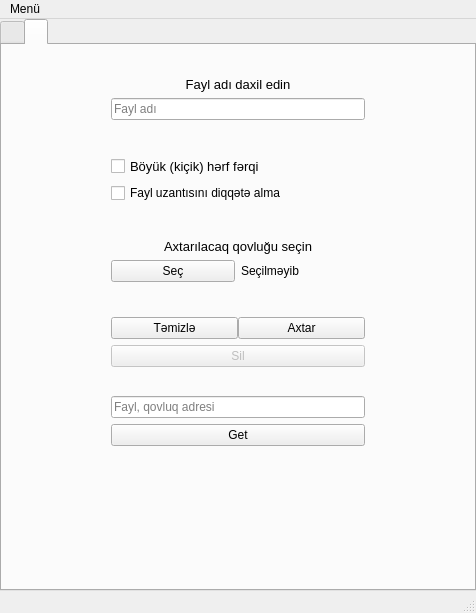
<?xml version="1.0" encoding="UTF-8"?>
<ui version="4.0">
 <class>MainWindow</class>
 <widget class="QMainWindow" name="MainWindow">
  <property name="geometry">
   <rect>
    <x>0</x>
    <y>0</y>
    <width>476</width>
    <height>613</height>
   </rect>
  </property>
  <property name="minimumSize">
   <size>
    <width>476</width>
    <height>500</height>
   </size>
  </property>
  <property name="maximumSize">
   <size>
    <width>600</width>
    <height>700</height>
   </size>
  </property>
  <property name="windowTitle">
   <string>MainWindow</string>
  </property>
  <property name="windowIcon">
   <iconset resource="icons.qrc">
    <normaloff>:/icons/icons/folder (1).png</normaloff>:/icons/icons/folder (1).png</iconset>
  </property>
  <widget class="QWidget" name="centralwidget">
   <layout class="QGridLayout" name="gridLayout">
    <property name="leftMargin">
     <number>0</number>
    </property>
    <property name="topMargin">
     <number>0</number>
    </property>
    <property name="rightMargin">
     <number>0</number>
    </property>
    <property name="bottomMargin">
     <number>0</number>
    </property>
    <property name="spacing">
     <number>0</number>
    </property>
    <item row="0" column="0">
     <widget class="QTabWidget" name="tabWidget">
      <property name="cursor">
       <cursorShape>ArrowCursor</cursorShape>
      </property>
      <property name="focusPolicy">
       <enum>Qt::NoFocus</enum>
      </property>
      <property name="contextMenuPolicy">
       <enum>Qt::DefaultContextMenu</enum>
      </property>
      <property name="toolTip">
       <string/>
      </property>
      <property name="currentIndex">
       <number>1</number>
      </property>
      <property name="iconSize">
       <size>
        <width>60</width>
        <height>25</height>
       </size>
      </property>
      <property name="elideMode">
       <enum>Qt::ElideLeft</enum>
      </property>
      <property name="documentMode">
       <bool>false</bool>
      </property>
      <property name="tabsClosable">
       <bool>false</bool>
      </property>
      <property name="movable">
       <bool>true</bool>
      </property>
      <property name="tabBarAutoHide">
       <bool>false</bool>
      </property>
      <widget class="QWidget" name="tab">
       <attribute name="icon">
        <iconset resource="icons.qrc">
         <normaloff>:/icons/icons/folder (2).png</normaloff>:/icons/icons/folder (2).png</iconset>
       </attribute>
       <attribute name="title">
        <string/>
       </attribute>
       <attribute name="toolTip">
        <string>Faylları kopyala, sil</string>
       </attribute>
       <layout class="QGridLayout" name="gridLayout_2">
        <item row="0" column="0">
         <layout class="QVBoxLayout" name="verticalLayout_2">
          <property name="leftMargin">
           <number>100</number>
          </property>
          <property name="topMargin">
           <number>23</number>
          </property>
          <property name="rightMargin">
           <number>100</number>
          </property>
          <property name="bottomMargin">
           <number>15</number>
          </property>
          <item>
           <widget class="QLabel" name="combo_lbl">
            <property name="sizePolicy">
             <sizepolicy hsizetype="Minimum" vsizetype="Fixed">
              <horstretch>0</horstretch>
              <verstretch>0</verstretch>
             </sizepolicy>
            </property>
            <property name="font">
             <font>
              <pointsize>10</pointsize>
             </font>
            </property>
            <property name="text">
             <string>Kopyalanacaq fayl tipini seçin</string>
            </property>
            <property name="alignment">
             <set>Qt::AlignCenter</set>
            </property>
           </widget>
          </item>
          <item>
           <layout class="QHBoxLayout" name="horizontalLayout_2">
            <item>
             <widget class="QRadioButton" name="select_radio_btn">
              <property name="font">
               <font>
                <pointsize>10</pointsize>
               </font>
              </property>
              <property name="cursor">
               <cursorShape>PointingHandCursor</cursorShape>
              </property>
              <property name="text">
               <string>Seçəcəm</string>
              </property>
              <property name="checked">
               <bool>true</bool>
              </property>
             </widget>
            </item>
            <item>
             <widget class="QRadioButton" name="includ_radio_btn">
              <property name="font">
               <font>
                <pointsize>10</pointsize>
               </font>
              </property>
              <property name="cursor">
               <cursorShape>PointingHandCursor</cursorShape>
              </property>
              <property name="text">
               <string>Daxil edəcəm</string>
              </property>
             </widget>
            </item>
           </layout>
          </item>
          <item>
           <layout class="QHBoxLayout" name="horizontalLayout_4">
            <item>
             <widget class="QComboBox" name="combo">
              <property name="sizePolicy">
               <sizepolicy hsizetype="Minimum" vsizetype="Fixed">
                <horstretch>0</horstretch>
                <verstretch>0</verstretch>
               </sizepolicy>
              </property>
             </widget>
            </item>
            <item>
             <widget class="QLineEdit" name="include_line_edit">
              <property name="enabled">
               <bool>false</bool>
              </property>
              <property name="sizePolicy">
               <sizepolicy hsizetype="Preferred" vsizetype="Fixed">
                <horstretch>0</horstretch>
                <verstretch>0</verstretch>
               </sizepolicy>
              </property>
             </widget>
            </item>
           </layout>
          </item>
          <item>
           <spacer name="verticalSpacer_7">
            <property name="orientation">
             <enum>Qt::Vertical</enum>
            </property>
            <property name="sizeHint" stdset="0">
             <size>
              <width>20</width>
              <height>40</height>
             </size>
            </property>
           </spacer>
          </item>
          <item>
           <widget class="QLabel" name="open_up_lbl">
            <property name="sizePolicy">
             <sizepolicy hsizetype="Preferred" vsizetype="Fixed">
              <horstretch>0</horstretch>
              <verstretch>0</verstretch>
             </sizepolicy>
            </property>
            <property name="font">
             <font>
              <pointsize>10</pointsize>
             </font>
            </property>
            <property name="text">
             <string>Axtarılacaq qovluğu seçin</string>
            </property>
            <property name="alignment">
             <set>Qt::AlignCenter</set>
            </property>
           </widget>
          </item>
          <item>
           <layout class="QHBoxLayout" name="horizontalLayout_10">
            <property name="spacing">
             <number>6</number>
            </property>
            <property name="sizeConstraint">
             <enum>QLayout::SetFixedSize</enum>
            </property>
            <property name="topMargin">
             <number>0</number>
            </property>
            <item>
             <widget class="QPushButton" name="open_btn">
              <property name="font">
               <font>
                <family>Segoe UI</family>
                <bold>false</bold>
               </font>
              </property>
              <property name="text">
               <string>Seç</string>
              </property>
             </widget>
            </item>
            <item>
             <widget class="QLabel" name="open_lbl">
              <property name="text">
               <string>Seçilməyib</string>
              </property>
             </widget>
            </item>
           </layout>
          </item>
          <item>
           <spacer name="verticalSpacer">
            <property name="orientation">
             <enum>Qt::Vertical</enum>
            </property>
            <property name="sizeHint" stdset="0">
             <size>
              <width>20</width>
              <height>40</height>
             </size>
            </property>
           </spacer>
          </item>
          <item>
           <widget class="QLabel" name="exception_folder_up_lbl">
            <property name="sizePolicy">
             <sizepolicy hsizetype="Preferred" vsizetype="Fixed">
              <horstretch>0</horstretch>
              <verstretch>0</verstretch>
             </sizepolicy>
            </property>
            <property name="font">
             <font>
              <pointsize>10</pointsize>
             </font>
            </property>
            <property name="text">
             <string>Axtarılmayacaq qovluqlar seçin (istəyə bağlı)</string>
            </property>
            <property name="alignment">
             <set>Qt::AlignCenter</set>
            </property>
           </widget>
          </item>
          <item>
           <layout class="QHBoxLayout" name="horizontalLayout_11">
            <item>
             <widget class="QPushButton" name="exception_folder_btn">
              <property name="enabled">
               <bool>false</bool>
              </property>
              <property name="font">
               <font>
                <bold>false</bold>
               </font>
              </property>
              <property name="text">
               <string>Seç</string>
              </property>
             </widget>
            </item>
            <item>
             <widget class="QLabel" name="exception_folder_lbl">
              <property name="text">
               <string>Seçilməyib</string>
              </property>
             </widget>
            </item>
           </layout>
          </item>
          <item>
           <spacer name="verticalSpacer_8">
            <property name="orientation">
             <enum>Qt::Vertical</enum>
            </property>
            <property name="sizeHint" stdset="0">
             <size>
              <width>20</width>
              <height>40</height>
             </size>
            </property>
           </spacer>
          </item>
          <item>
           <widget class="QLabel" name="exception_file_up_lbl">
            <property name="sizePolicy">
             <sizepolicy hsizetype="Preferred" vsizetype="Fixed">
              <horstretch>0</horstretch>
              <verstretch>0</verstretch>
             </sizepolicy>
            </property>
            <property name="font">
             <font>
              <pointsize>10</pointsize>
             </font>
            </property>
            <property name="text">
             <string>İstisna fayllar seçin (istəyə bağlı)</string>
            </property>
            <property name="alignment">
             <set>Qt::AlignCenter</set>
            </property>
           </widget>
          </item>
          <item>
           <layout class="QHBoxLayout" name="horizontalLayout_12">
            <item>
             <widget class="QPushButton" name="exception_file_btn">
              <property name="enabled">
               <bool>false</bool>
              </property>
              <property name="font">
               <font>
                <bold>false</bold>
               </font>
              </property>
              <property name="text">
               <string>Seç</string>
              </property>
             </widget>
            </item>
            <item>
             <widget class="QLabel" name="exception_file_lbl">
              <property name="text">
               <string>Seçilməyib</string>
              </property>
             </widget>
            </item>
           </layout>
          </item>
          <item>
           <spacer name="verticalSpacer_9">
            <property name="orientation">
             <enum>Qt::Vertical</enum>
            </property>
            <property name="sizeHint" stdset="0">
             <size>
              <width>20</width>
              <height>40</height>
             </size>
            </property>
           </spacer>
          </item>
          <item>
           <widget class="QLabel" name="create_file_up_lbl">
            <property name="sizePolicy">
             <sizepolicy hsizetype="Preferred" vsizetype="Fixed">
              <horstretch>0</horstretch>
              <verstretch>0</verstretch>
             </sizepolicy>
            </property>
            <property name="font">
             <font>
              <pointsize>10</pointsize>
             </font>
            </property>
            <property name="text">
             <string>Faylların kopyalanacağı yeri seçin</string>
            </property>
            <property name="alignment">
             <set>Qt::AlignCenter</set>
            </property>
           </widget>
          </item>
          <item>
           <layout class="QHBoxLayout" name="horizontalLayout_13">
            <item>
             <widget class="QPushButton" name="create_btn">
              <property name="enabled">
               <bool>false</bool>
              </property>
              <property name="font">
               <font>
                <bold>false</bold>
               </font>
              </property>
              <property name="text">
               <string>Seç</string>
              </property>
             </widget>
            </item>
            <item>
             <widget class="QLabel" name="create_file_lbl">
              <property name="text">
               <string>Seçilməyib</string>
              </property>
             </widget>
            </item>
           </layout>
          </item>
          <item>
           <spacer name="verticalSpacer_10">
            <property name="orientation">
             <enum>Qt::Vertical</enum>
            </property>
            <property name="sizeHint" stdset="0">
             <size>
              <width>20</width>
              <height>40</height>
             </size>
            </property>
           </spacer>
          </item>
          <item>
           <layout class="QHBoxLayout" name="horizontalLayout_15">
            <item>
             <widget class="QPushButton" name="clear_btn">
              <property name="font">
               <font>
                <bold>false</bold>
               </font>
              </property>
              <property name="text">
               <string>Təmizlə</string>
              </property>
             </widget>
            </item>
            <item>
             <widget class="QPushButton" name="search_btn">
              <property name="font">
               <font>
                <bold>false</bold>
               </font>
              </property>
              <property name="text">
               <string>Axtar</string>
              </property>
             </widget>
            </item>
           </layout>
          </item>
          <item>
           <widget class="QPushButton" name="copy_btn">
            <property name="enabled">
             <bool>false</bool>
            </property>
            <property name="font">
             <font>
              <bold>false</bold>
             </font>
            </property>
            <property name="text">
             <string>Kopyala</string>
            </property>
           </widget>
          </item>
          <item>
           <widget class="QPushButton" name="delete_btn">
            <property name="enabled">
             <bool>false</bool>
            </property>
            <property name="font">
             <font>
              <bold>false</bold>
             </font>
            </property>
            <property name="text">
             <string>Sil</string>
            </property>
           </widget>
          </item>
         </layout>
        </item>
       </layout>
      </widget>
      <widget class="QWidget" name="tab_2">
       <attribute name="icon">
        <iconset resource="icons.qrc">
         <normaloff>:/icons/icons/document.png</normaloff>:/icons/icons/document.png</iconset>
       </attribute>
       <attribute name="title">
        <string/>
       </attribute>
       <attribute name="toolTip">
        <string>Fayl tap, sil</string>
       </attribute>
       <layout class="QGridLayout" name="gridLayout_5">
        <item row="0" column="0">
         <layout class="QVBoxLayout" name="verticalLayout" stretch="0,0,0,0,0,0,0,0,0,0,0,0,0,0,0">
          <property name="spacing">
           <number>6</number>
          </property>
          <property name="leftMargin">
           <number>100</number>
          </property>
          <property name="topMargin">
           <number>0</number>
          </property>
          <property name="rightMargin">
           <number>100</number>
          </property>
          <property name="bottomMargin">
           <number>134</number>
          </property>
          <item>
           <spacer name="verticalSpacer_6">
            <property name="orientation">
             <enum>Qt::Vertical</enum>
            </property>
            <property name="sizeHint" stdset="0">
             <size>
              <width>20</width>
              <height>40</height>
             </size>
            </property>
           </spacer>
          </item>
          <item>
           <widget class="QLabel" name="label">
            <property name="sizePolicy">
             <sizepolicy hsizetype="Preferred" vsizetype="Fixed">
              <horstretch>0</horstretch>
              <verstretch>0</verstretch>
             </sizepolicy>
            </property>
            <property name="font">
             <font>
              <pointsize>10</pointsize>
             </font>
            </property>
            <property name="text">
             <string>Fayl adı daxil edin</string>
            </property>
            <property name="alignment">
             <set>Qt::AlignCenter</set>
            </property>
           </widget>
          </item>
          <item>
           <widget class="QLineEdit" name="lineEdit">
            <property name="text">
             <string/>
            </property>
            <property name="placeholderText">
             <string>Fayl adı</string>
            </property>
           </widget>
          </item>
          <item>
           <spacer name="verticalSpacer_2">
            <property name="orientation">
             <enum>Qt::Vertical</enum>
            </property>
            <property name="sizeHint" stdset="0">
             <size>
              <width>20</width>
              <height>47</height>
             </size>
            </property>
           </spacer>
          </item>
          <item>
           <widget class="QCheckBox" name="checkBox">
            <property name="font">
             <font>
              <pointsize>10</pointsize>
             </font>
            </property>
            <property name="text">
             <string>Böyük (kiçik) hərf fərqi</string>
            </property>
           </widget>
          </item>
          <item>
           <widget class="QCheckBox" name="checkBox_2">
            <property name="text">
             <string>Fayl uzantısını diqqətə alma</string>
            </property>
           </widget>
          </item>
          <item>
           <spacer name="verticalSpacer_5">
            <property name="orientation">
             <enum>Qt::Vertical</enum>
            </property>
            <property name="sizeHint" stdset="0">
             <size>
              <width>20</width>
              <height>46</height>
             </size>
            </property>
           </spacer>
          </item>
          <item>
           <widget class="QLabel" name="label_2">
            <property name="sizePolicy">
             <sizepolicy hsizetype="Preferred" vsizetype="Fixed">
              <horstretch>0</horstretch>
              <verstretch>0</verstretch>
             </sizepolicy>
            </property>
            <property name="font">
             <font>
              <pointsize>10</pointsize>
             </font>
            </property>
            <property name="text">
             <string>Axtarılacaq qovluğu seçin</string>
            </property>
            <property name="alignment">
             <set>Qt::AlignCenter</set>
            </property>
           </widget>
          </item>
          <item>
           <layout class="QHBoxLayout" name="horizontalLayout">
            <property name="spacing">
             <number>6</number>
            </property>
            <property name="sizeConstraint">
             <enum>QLayout::SetFixedSize</enum>
            </property>
            <property name="topMargin">
             <number>0</number>
            </property>
            <item>
             <widget class="QPushButton" name="pushButton">
              <property name="font">
               <font>
                <bold>false</bold>
               </font>
              </property>
              <property name="text">
               <string>Seç</string>
              </property>
             </widget>
            </item>
            <item>
             <widget class="QLabel" name="label_3">
              <property name="sizePolicy">
               <sizepolicy hsizetype="Preferred" vsizetype="Fixed">
                <horstretch>0</horstretch>
                <verstretch>0</verstretch>
               </sizepolicy>
              </property>
              <property name="text">
               <string>Seçilməyib</string>
              </property>
             </widget>
            </item>
           </layout>
          </item>
          <item>
           <spacer name="verticalSpacer_3">
            <property name="orientation">
             <enum>Qt::Vertical</enum>
            </property>
            <property name="sizeHint" stdset="0">
             <size>
              <width>20</width>
              <height>46</height>
             </size>
            </property>
           </spacer>
          </item>
          <item>
           <layout class="QHBoxLayout" name="horizontalLayout_3" stretch="0,0">
            <property name="spacing">
             <number>0</number>
            </property>
            <item>
             <widget class="QPushButton" name="pushButton_4">
              <property name="font">
               <font>
                <bold>false</bold>
               </font>
              </property>
              <property name="text">
               <string>Təmizlə</string>
              </property>
             </widget>
            </item>
            <item>
             <widget class="QPushButton" name="pushButton_3">
              <property name="font">
               <font>
                <bold>false</bold>
               </font>
              </property>
              <property name="text">
               <string>Axtar</string>
              </property>
             </widget>
            </item>
           </layout>
          </item>
          <item>
           <widget class="QPushButton" name="pushButton_6">
            <property name="enabled">
             <bool>false</bool>
            </property>
            <property name="font">
             <font>
              <bold>false</bold>
             </font>
            </property>
            <property name="text">
             <string>Sil</string>
            </property>
           </widget>
          </item>
          <item>
           <spacer name="verticalSpacer_4">
            <property name="orientation">
             <enum>Qt::Vertical</enum>
            </property>
            <property name="sizeHint" stdset="0">
             <size>
              <width>20</width>
              <height>40</height>
             </size>
            </property>
           </spacer>
          </item>
          <item>
           <widget class="QLineEdit" name="lineEdit_2">
            <property name="placeholderText">
             <string>Fayl, qovluq adresi</string>
            </property>
           </widget>
          </item>
          <item>
           <widget class="QPushButton" name="pushButton_2">
            <property name="font">
             <font>
              <bold>false</bold>
             </font>
            </property>
            <property name="text">
             <string>Get</string>
            </property>
           </widget>
          </item>
         </layout>
        </item>
       </layout>
      </widget>
     </widget>
    </item>
   </layout>
  </widget>
  <widget class="QMenuBar" name="menubar">
   <property name="geometry">
    <rect>
     <x>0</x>
     <y>0</y>
     <width>476</width>
     <height>22</height>
    </rect>
   </property>
   <widget class="QMenu" name="menuMen">
    <property name="title">
     <string>Menü</string>
    </property>
    <addaction name="actionGitHub"/>
    <addaction name="actionHaqq_nda"/>
   </widget>
   <addaction name="menuMen"/>
  </widget>
  <widget class="QStatusBar" name="statusbar"/>
  <action name="actionGitHub">
   <property name="icon">
    <iconset resource="icons.qrc">
     <normaloff>:/icons/icons/Papirus-Team-Papirus-Apps-Github.ico</normaloff>:/icons/icons/Papirus-Team-Papirus-Apps-Github.ico</iconset>
   </property>
   <property name="text">
    <string>GitHub</string>
   </property>
  </action>
  <action name="actionHaqq_nda">
   <property name="icon">
    <iconset resource="icons.qrc">
     <normaloff>:/icons/icons/info.png</normaloff>:/icons/icons/info.png</iconset>
   </property>
   <property name="text">
    <string>Haqqında</string>
   </property>
  </action>
 </widget>
 <resources>
  <include location="icons.qrc"/>
 </resources>
 <connections/>
</ui>
